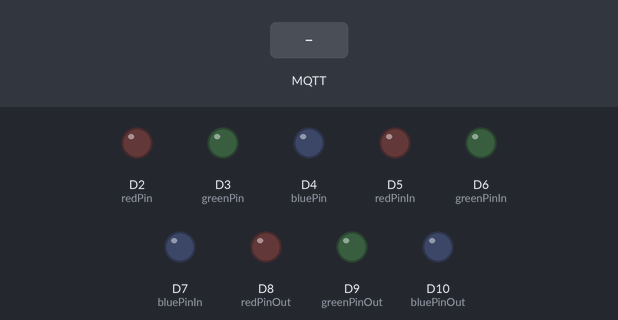
Recording of a sketch running on a simulated Arduino Uno R4 WiFi. On the bench: output pins drawn as LEDs (lit = HIGH). The inputs (shaded band) are chosen by the test bench. WiFi joins after 1.5 s; servers stay silent unless stated; no MQTT or app messages arrive unless stated; what the sketch prints to the serial monitor is not drawn.

Above: at 2.7 s.
2.8 s: MQTT message "5" arrives on the first subscribed topic
At 5.5 s:
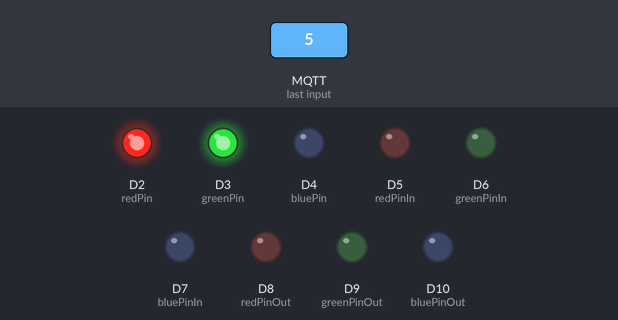
5.8 s: MQTT message "5" arrives on the second subscribed topic
At 8.1 s:
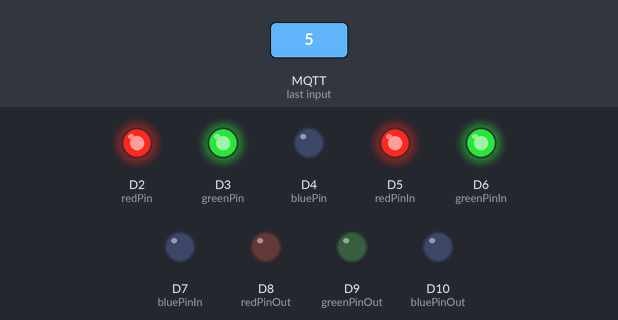
8.8 s: MQTT message "5" arrives on the third subscribed topic
At 11.5 s:
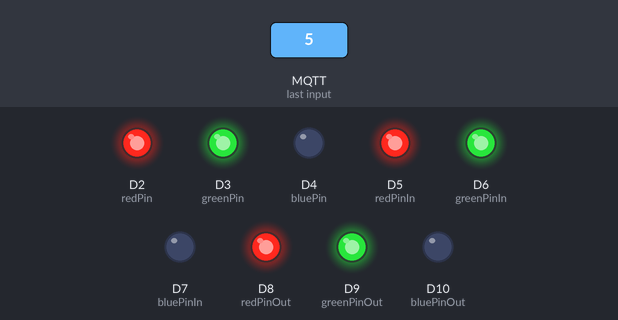
11.8 s: MQTT message "90" arrives on the first subscribed topic
At 14.1 s:
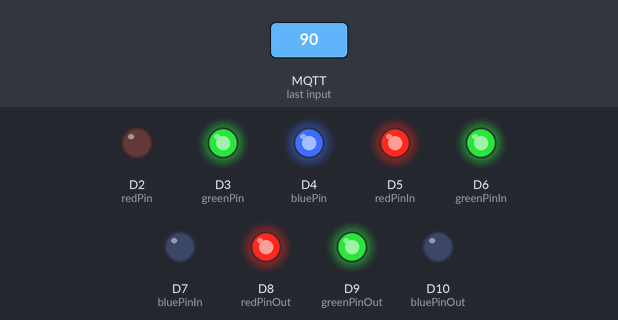
14.8 s: MQTT message "90" arrives on the second subscribed topic
At 17.5 s:
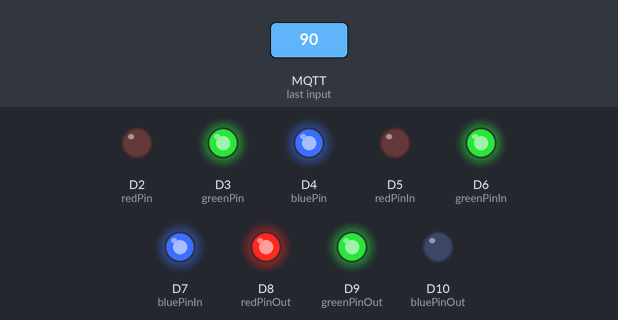
17.8 s: MQTT message "1" arrives on the first subscribed topic
At 20.0 s:
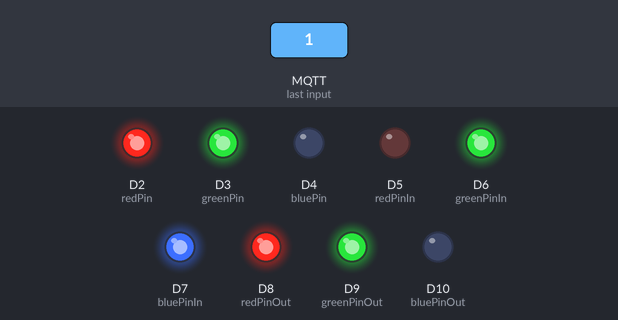
Timing chart, 0 to 21.5 s (numbered marks = the images above; inputs shaded):
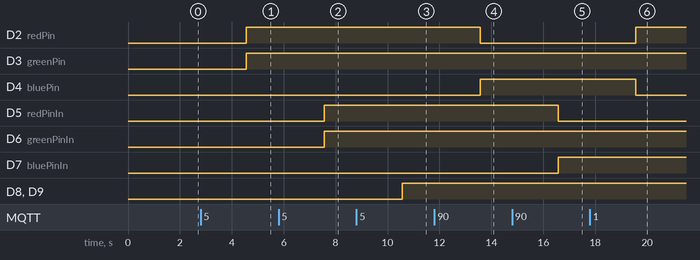

Measured:
- after the input at 2.8 s, D2 (redPin), D3 (greenPin): LOW → HIGH after 1.8 s
- after the input at 5.8 s, D5 (redPinIn), D6 (greenPinIn): LOW → HIGH after 1.8 s
- after the input at 8.8 s, D8 (redPinOut), D9 (greenPinOut): LOW → HIGH after 1.8 s
- after the input at 11.8 s, D2 (redPin): HIGH → LOW after 1.8 s; D4 (bluePin): LOW → HIGH after 1.8 s
- after the input at 14.8 s, D5 (redPinIn): HIGH → LOW after 1.8 s; D7 (bluePinIn): LOW → HIGH after 1.8 s
- after the input at 17.8 s, D2 (redPin): LOW → HIGH after 1.8 s; D4 (bluePin): HIGH → LOW after 1.8 s

The sketch:

Weather_Station_Subscribe.ino
```cpp
#include "WiFiS3.h"
#include <ArduinoMqttClient.h>

int redPin = 2;
int greenPin = 3;
int bluePin = 4;
int redPinIn = 5;
int greenPinIn = 6;
int bluePinIn = 7;
int redPinOut = 8;
int greenPinOut = 9;
int bluePinOut = 10;
byte mac[6];

// WiFi work
char ssid[] = "DATA"; // Enter your WiFi name
char pass[] = "XXXXXXXX";  // Enter WiFi password

char mqtt_user[] = "username";
char mqtt_pass[] = "XXXXXXX";

WiFiClient wifiClient;
MqttClient mqttClient(wifiClient);
  float temperature = 0.0;
  float temperatureIn = 0.0;
  float temperatureOut = 0.0;

const char broker[] = "xxx.xxx.xxx.xxx";
int        port     = 1883;
const char subscribe_topic[]  = "Omiros/Home/temperature";
const char subscribe_topicIn[]  = "Omiros/Work/temperatureIn";
const char subscribe_topicOut[]  = "Omiros/Work/temperatureOut";

//const char publish_topic[]  = "/hello/world";
void setup() {
  pinMode(redPin, OUTPUT);
  pinMode(greenPin, OUTPUT);
  pinMode(bluePin, OUTPUT);
  pinMode(redPinIn, OUTPUT);
  pinMode(greenPinIn, OUTPUT);
  pinMode(bluePinIn, OUTPUT);
  pinMode(redPinOut, OUTPUT);
  pinMode(greenPinOut, OUTPUT);
  pinMode(bluePinOut, OUTPUT);
  // Create serial connection and wait for it to become available.
  Serial.begin(9600);
  while (!Serial) {
    ;
  }

  // Connect to WiFi
  Serial.print("Attempting to connect to WPA SSID: ");
  Serial.println(ssid);
  while (WiFi.begin(ssid, pass) != WL_CONNECTED) {
    // failed, retry
    Serial.print(".");
    delay(5000);
  }

  Serial.print("Connected, IP address: ");
  Serial.print(WiFi.localIP());
  Serial.print(", RRSI: ");
  Serial.println(WiFi.RSSI());
  Serial.print(" MAC address : ");
  WiFi.macAddress(mac);
  for (int i=1;i<5;i++){
  Serial.print(mac[i],HEX);Serial.print(":");
  }Serial.println();
  // You can provide a username and password for authentication
  mqttClient.setUsernamePassword(mqtt_user, mqtt_pass);
  Serial.print("Attempting to connect to the MQTT broker.");
  while (!mqttClient.connect(broker, port)) {
    Serial.print("MQTT connection failed! Error code = ");
    Serial.println(mqttClient.connectError());
    delay(4000);

    //while (1);
  }

  Serial.println("You're connected to the MQTT broker!");

  Serial.print("Subscribing to topic: ");
  Serial.println(subscribe_topic);
  Serial.println(subscribe_topicIn);
  Serial.println(subscribe_topicOut);

  // subscribe to a topic
  mqttClient.subscribe(subscribe_topic);
  mqttClient.subscribe(subscribe_topicIn);
  mqttClient.subscribe(subscribe_topicOut);
  // topics can be unsubscribed using:
  // mqttClient.unsubscribe(topic);

  Serial.println("Waiting for messages on topic: ");
  Serial.println(subscribe_topic);
  Serial.println(subscribe_topicIn);
  Serial.println(subscribe_topicOut);
}

void loop() {
  int messageSize = mqttClient.parseMessage();

  if (messageSize) {
    // we received a message, print out the topic and contents
    String topicRecieved = mqttClient.messageTopic();
    Serial.print("Received a message with topic :");
    Serial.print(topicRecieved);
    Serial.print(", length ");
    Serial.print(messageSize);
    Serial.print(" bytes:");

    if(topicRecieved=="Omiros/Home/temperature"){

    String message = mqttClient.readStringUntil('\n');
    temperature = atof(message.c_str());
    Serial.println(message);

    if (temperature <= 25 ){
  digitalWrite(redPin, HIGH);//green
  digitalWrite(greenPin, HIGH);
  digitalWrite(bluePin, LOW);
}
else if(temperature > 30){
  digitalWrite(redPin, LOW);//red
  digitalWrite(greenPin, HIGH);
  digitalWrite(bluePin, HIGH);
}
else {
   digitalWrite(redPin, LOW);//magenta
   digitalWrite(greenPin, LOW);
   digitalWrite(bluePin, HIGH);
}
    }
    else if(topicRecieved =="Omiros/Work/temperatureIn"){
    String messageIn = mqttClient.readStringUntil('\n');
    temperatureIn = atof(messageIn.c_str());
    Serial.println(messageIn);
    if (temperatureIn <= 25 ){
  digitalWrite(redPinIn, HIGH);//green
  digitalWrite(greenPinIn, HIGH);
  digitalWrite(bluePinIn, LOW);
}
else if(temperatureIn > 30){
  digitalWrite(redPinIn, LOW);//red
  digitalWrite(greenPinIn, HIGH);
  digitalWrite(bluePinIn, HIGH);
}
else {
   digitalWrite(redPinIn, LOW);//magenta
   digitalWrite(greenPinIn, LOW);
   digitalWrite(bluePinIn, HIGH);
}
    }
    else if(topicRecieved =="Omiros/Work/temperatureOut"){
    String messageOut = mqttClient.readStringUntil('\n');
    temperatureOut = atof(messageOut.c_str());
    Serial.println(messageOut);
    if (temperatureOut <= 25 ){
  digitalWrite(redPinOut, HIGH);//green
  digitalWrite(greenPinOut, HIGH);
  digitalWrite(bluePinOut, LOW);
}
else if(temperatureOut > 30){
  digitalWrite(redPinOut, LOW);//red
  digitalWrite(greenPinOut, HIGH);
  digitalWrite(bluePinOut, HIGH);
}
else {
   digitalWrite(redPinOut, LOW);//magenta
   digitalWrite(greenPinOut, LOW);
   digitalWrite(bluePinOut, HIGH);
}
    }
  }

  delay(1000);


}
```
